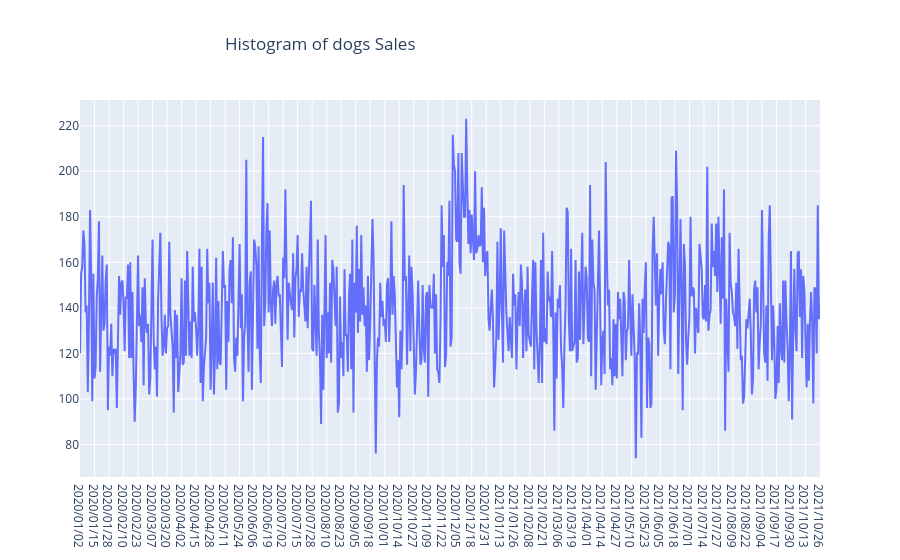

The notebook cell this image was saved under:
### Code cell
hist_dogs= dogs_sale[['SALE_DATE','QUANTITY']].groupby('SALE_DATE').sum()

fig=go.Figure()
fig.add_trace(go.Scatter(x=hist_dogs.index, y= hist_dogs['QUANTITY'], mode='lines', name='Real'))
fig.update_layout(title={'text':'Histogram of dogs Sales','x':0.25})
fig.show()

fig.write_image(output_dir / "hist_dogs_sales.png")
#

### Figure 1 — Plotly figure (JSON) as saved in the notebook; plotly's stock layout.template omitted (floating-point values rounded to 4 significant figures; data arrays with more than 128 entries replaced by an {"elided": "..."} marker saying what was removed)
{"data": [{"mode": "lines", "name": "Real", "type": "scatter", "x": {"elided": "664 str values"}, "y": {"elided": "664 int values"}}], "layout": {"title": {"text": "Histogram of dogs Sales", "x": 0.25}}}
